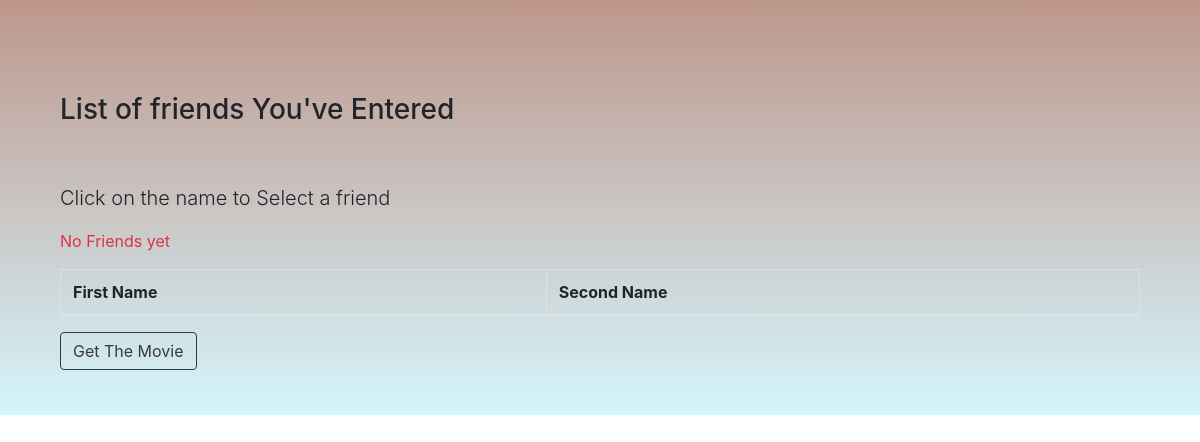
Before: /friends with the older database file.
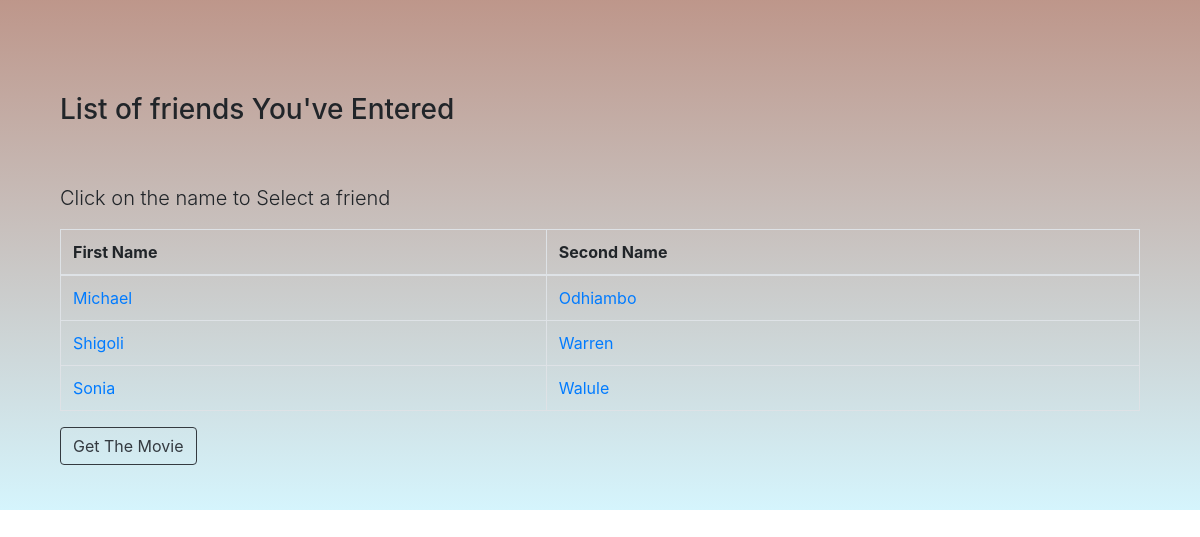
After: the same page with the newer database file.
### app/Homepage/model.py (models this page shows, shortened)
class Friends(db.Model):
    id = db.Column(db.Integer, primary_key = True)
    firstName = db.Column(db.String(45))
    secondName = db.Column(db.String(200))

### app/Movies/routes.py (the view)
@movies_bp.route('/friends', methods = ["GET"])
def FriendRender():
    friends = Friends.query.all()
    return render_template('Friends.html', friends = friends)

### app/Movies/templates/Friends.html
{% extends 'base.html' %}
{% import 'bootstrap/wtf.html' as wtf %}
{% block content %}
<div class="home">
    <div class="container">
        <h3 class="py-5">List of friends You've Entered</h3>
        <p class="lead">Click on the name to Select a friend</p>
        <table class="table table-bordered">
            <thead class="thead-warning">
                <tr>
                    <th>First Name</th>
                    <th>Second Name</th>
                </tr>
            </thead>
            <tbody>
                {% if friends | length > 0 %}
                {% for friend in friends %}
                    <tr>
                            <td>
                                <a href="{{ url_for('movies.AddMovies', id = friend.id) }}">{{ friend.firstName }}</a>
                            </td>
                            <td>
                                <a href="{{ url_for('movies.AddMovies', id = friend.id) }}">{{ friend.secondName }}</a>
                            </td>
                    </tr>
                {% endfor %}
                {% else %}
                    <p class="text-danger">No Friends yet</p>
                {% endif %}
            </tbody>
        </table>
        <a class="btn btn-outline-dark" href="{{ url_for('movies.RecommendMovie') }}">Get The Movie</a>
    </div>
</div>
{% endblock %}

### app/templates/base.html (shortened to what this page needs)
<link rel="stylesheet" type="text/css" href="{{ url_for('static', filename = 'main.css') }}">
<link rel="stylesheet" href="https://use.fontawesome.com/releases/v5.5.0/css/all.css">
<link rel="stylesheet" href="https://cdnjs.cloudflare.com/ajax/libs/font-awesome/4.7.0/css/font-awesome.min.css">
<link rel="stylesheet" href="https://stackpath.bootstrapcdn.com/bootstrap/4.3.1/css/bootstrap.min.css">
{% block content %}
{% endblock %}

### app/static/main.css (style rules this page uses)
.home { height: auto; padding: 45px 45px; background: linear-gradient(hsla(14, 69%, 29%, 0.502), rgba(171, 234, 250, 0.5)); }

Changed rows visible on the page:
added Friends: firstName "Michael", secondName "Odhiambo"
added Friends: firstName "Shigoli", secondName "Warren"
added Friends: firstName "Sonia", secondName "Walule"
Other visible differences:
text no longer shown: "No Friends yet"
